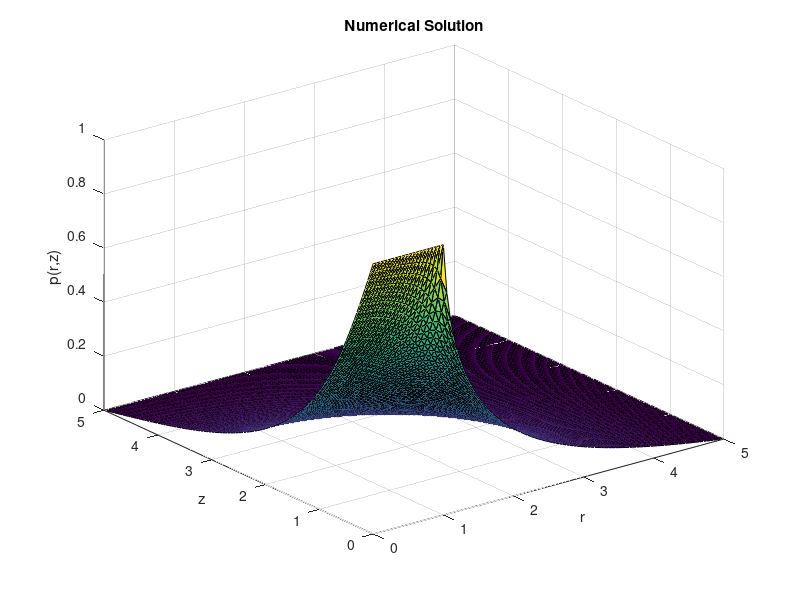

MATLAB code to generate this figure:
% This program solves Laplace equation in Cylindrical polar coordinates.
% Wakil Sarfaraz. 22 May 2014 
clear all;
tic
xmax = 5;
N = 100; %(Number of points on the x, y interval on which the equation is solved.
X = linspace(0,xmax,N+1); %This divides the interval into N equispaced sub intervals.
%X = 0: 1/N :1; This can also be used to create the same X.
[x, y] = meshgrid(X,X); % This creates an (N+1) by (N+1) grid of values ...
                        % of X and assignes them to x and y. (So x and y
                        % are now matrices of size (N+1)x(N+1)
x =x(:);  % This turns the matrix x into a column vector.
y =y(:);  % This turns the matrix y into a column vector.
NNODES = (N+1)^2; % This introduces the number of nodes in the result of triangulation.
NTRI = 2*N^2;  % This is the number of triangles in the mesh.
LNODES = zeros(NTRI, 3); % This creates a zero matrix of the size 'number of triangles by 3'
                         % (since there are 3 vertices for each triangle.

for i = 1:N
    for j = 1: N
        LNODES(i+2*(j-1)*N,1) = i+(j-1)*(N+1);%This numbers each of the first nodes of all the lower triangles in each square.
        LNODES(i+2*(j-1)*N,2) = i+j*(N+1); % This numbers each of the second nodes of all the lower triangles in each square.
        LNODES(i+2*(j-1)*N,3) = (i+1)+(j-1)*(N+1); % This numbers each of the third nodes of all the lower triangles in each square.
        
        LNODES(i+N+2*(j-1)*N,1) = i+1+j*(N+1); %This numbers each of the first nodes of all the upper triangles in each square.
        LNODES(i+N+2*(j-1)*N,2) = (i+1)+(j-1)*(N+1);%This numbers each of the second nodes of all the upper triangles in each square.
        LNODES(i+N+2*(j-1)*N,3) = i+j*(N+1);%This numbers each of the third nodes of all the upper triangles in each square.
                                            % Here for those nodes that
                                            % some triangles share (copy
                                            % and paste can work).
    end
end

SP = sparse(NNODES, NNODES);  %This creates a sparse matrix of the size 'Number of nodes by Number of nodes'(entries usually computed by integration).
LV = zeros(NNODES,1);         % This creates the load vector of zero entries for now which is l(v) part of the weak formulation.

for n = 1: NTRI
    r1 = [x(LNODES(n,1)) y(LNODES(n,1))];% Position vector (x,y)' for the first nodes of all triangles.
    r2 = [x(LNODES(n,2)) y(LNODES(n,2))];% Position vector (x,y)' for the second nodes of all triangles.
    r3 = [x(LNODES(n,3)) y(LNODES(n,3))];% Position vector (x,y)' for the third nodes of all triangles.
    J = [r2(1)-r1(1) r2(2)-r1(2); r3(1)-r1(1) r3(2)-r1(2)]; %This is the jacobian matrix of the mapping.
%     ksi = 1/3;
%     eta = 1/3;
   Astiff = ((r2(1)+r3(1))/(2*det(J)))*...
       [(r2(2)-r3(2))^2+(r3(1)-r2(1))^2 ...
       (r2(2)-r3(2))*(r3(2)-r1(2))+(r3(1)-r2(1))*(r1(1)-r3(1))...
       (r2(2)-r3(2))*(r1(2)-r2(2))+(r3(1)-r2(1))*(r2(1)-r1(1)); ...
       (r3(2)-r1(2))*(r2(2)-r3(2))+(r1(1)-r3(1))*(r3(1)-r2(1)) ...
       (r3(2)-r1(2))^2+(r1(1)-r3(1))^2  ...
       (r3(2)-r1(2))*(r1(2)-r2(2))+(r1(1)-r3(1))*(r2(1)-r1(1)); ...
       (r2(2)-r3(2))*(r1(2)-r2(2))+(r3(1)-r2(1))*(r2(1)-r1(1))  ...
       (r3(2)-r1(2))*(r1(2)-r2(2))+(r1(1)-r3(1))*(r2(1)-r1(1))  ... 
       (r1(2)-r2(2))^2+(r2(1)-r1(1))^2];
       for i = 1 : 3 
           for j = 1:3  % Since SP was created a zero matrix originally, Now for all three vertices of all triangles we put the 
               SP(LNODES(n,i),LNODES(n,j)) =SP(LNODES(n,i),LNODES(n,j))+ Astiff(i,j); %The values of Astiff in the SP.
           end
       end
       % Up to here we constructed the Matrix of the coefficients for the
%        % Linear system. Now we start by computing the load vector.
%        ksi =1/3; %This is the new variable of mapping. Value (1/3) is chosen due to quadrature rule.
%        eta = 1/3; % This is the new variable of mapping. Value (1/3) is chosen due to quadrature rule.
%        xx = (1-ksi-eta)*r1(1) + ksi* r2(1) + eta*r3(1); %This is x(ksi,eta) which is used for transformation.
%        yy = (1-ksi-eta)*r1(2) + ksi* r2(2) + eta*r3(2); % This is y(ksi,eta) which is used for transformation.
%          F = [0 0 0]';
%        F(1) = (1-ksi-eta)*5*pi^2*sin(pi*xx)*sin(2*pi*yy)*det(J)*1/2; %This computes the integral for the first, second and third
%                                                                       %vertix of traingles
%        F(2) = (ksi)*5*pi^2*sin(pi*xx)*sin(2*pi*yy)*det(J)*1/2;       % In the transformed coordinates.
%        F(3) = (eta)*5*pi^2*sin(pi*xx)*sin(2*pi*yy)*det(J)*1/2;
%        for i = 1 : 3
%            LV(LNODES(n,i)) = LV(LNODES(n,i))+ F(i); % This assigns all the newly computed values to the Load vector.
%        end     
end
for i = 1: NNODES
    if (x(i)==xmax || y(i)==xmax)  % This enforces boundary conditions.
        LV(i) = 0;
        SP(i,:) = 0;
        SP(i,i) = 1 ;
     elseif (y(i) == 0 && x(i) >= 0 && x(i) <= 1)
        SP(i,:) = 0;
        SP(i,i) = 1;
        LV(i) = 1;
    end
end

U = SP\LV; %Solves the linear system.
toc

% u = sin(x).*exp(y);
% subplot(1,2,1)
% trisurf(LNODES,x,y,u)
% xlabel('x') 
% ylabel('y')
% zlabel('u(x,y)')
% title('Exact Solution')
% subplot(1,2,2)
trisurf(LNODES,x,y,U)
xlabel('r') 
% xlim([0 xmax])
% ylim([0 xmax])
ylabel('z')
zlabel('p(r,z)')
title('Numerical Solution')